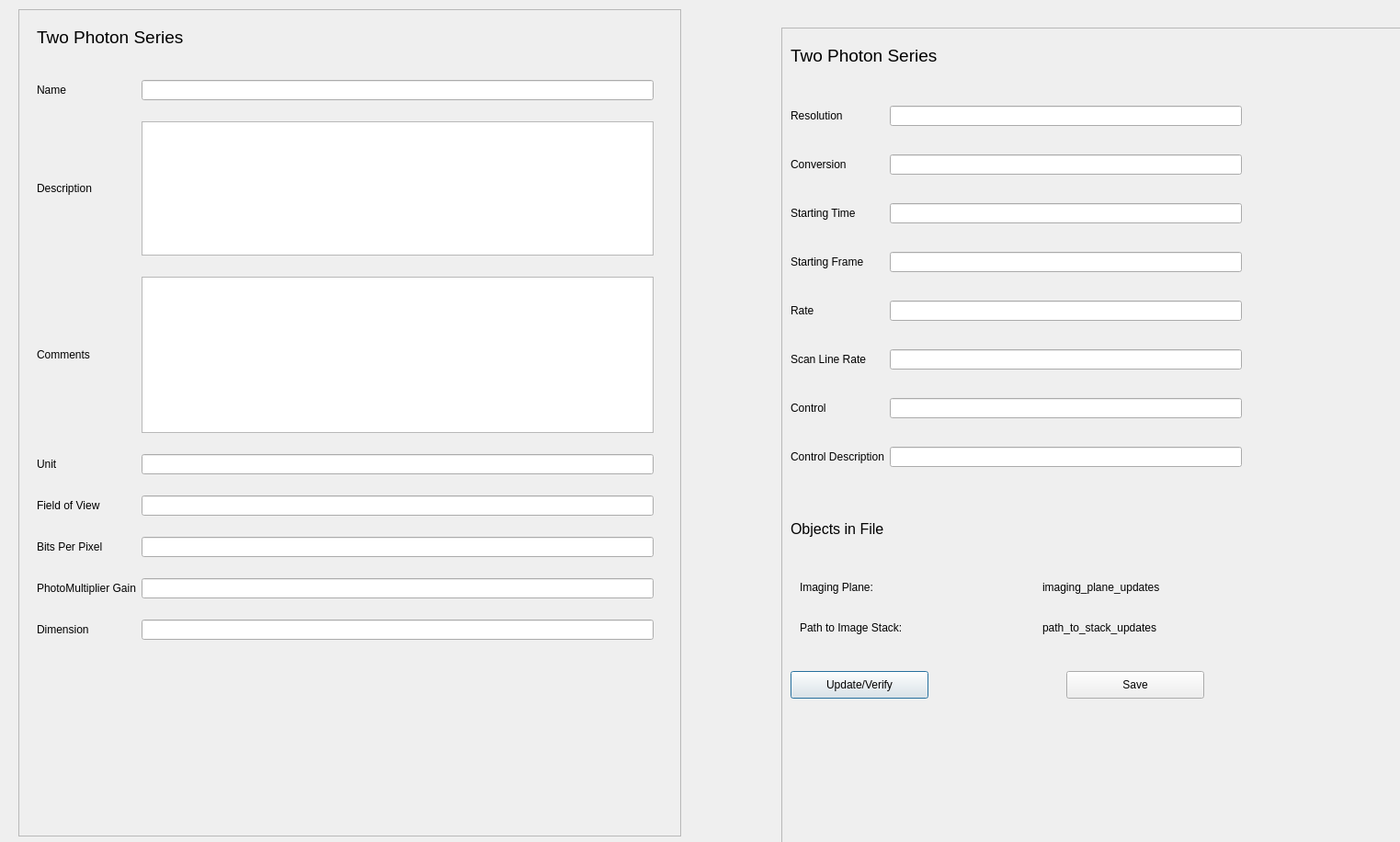
<?xml version="1.0" encoding="UTF-8"?>
<ui version="4.0">
 <class>Dialog</class>
 <widget class="QDialog" name="Dialog">
  <property name="geometry">
   <rect>
    <x>0</x>
    <y>0</y>
    <width>1523</width>
    <height>916</height>
   </rect>
  </property>
  <property name="windowTitle">
   <string>Dialog</string>
  </property>
  <widget class="QFrame" name="left_Frame">
   <property name="geometry">
    <rect>
     <x>20</x>
     <y>10</y>
     <width>721</width>
     <height>900</height>
    </rect>
   </property>
   <property name="minimumSize">
    <size>
     <width>0</width>
     <height>900</height>
    </size>
   </property>
   <property name="frameShape">
    <enum>QFrame::StyledPanel</enum>
   </property>
   <property name="frameShadow">
    <enum>QFrame::Raised</enum>
   </property>
   <widget class="QWidget" name="gridLayoutWidget">
    <property name="geometry">
     <rect>
      <x>20</x>
      <y>10</y>
      <width>341</width>
      <height>41</height>
     </rect>
    </property>
    <layout class="QGridLayout" name="two_photon_series_grid_1">
     <item row="1" column="0">
      <widget class="QLabel" name="two_photon_series_lbl">
       <property name="text">
        <string>&lt;html&gt;&lt;head/&gt;&lt;body&gt;&lt;p&gt;&lt;span style=&quot; font-size:14pt;&quot;&gt;Two Photon Series&lt;/span&gt;&lt;/p&gt;&lt;/body&gt;&lt;/html&gt;</string>
       </property>
      </widget>
     </item>
    </layout>
   </widget>
   <widget class="QWidget" name="gridLayoutWidget_2">
    <property name="geometry">
     <rect>
      <x>20</x>
      <y>60</y>
      <width>671</width>
      <height>651</height>
     </rect>
    </property>
    <layout class="QGridLayout" name="two_photon_series_part1_grid">
     <item row="5" column="1">
      <widget class="QLineEdit" name="bits_per_pixel_le"/>
     </item>
     <item row="3" column="0">
      <widget class="QLabel" name="unit_lbl">
       <property name="text">
        <string>Unit</string>
       </property>
      </widget>
     </item>
     <item row="5" column="0">
      <widget class="QLabel" name="bits_per_pixel_lbl">
       <property name="text">
        <string>Bits Per Pixel</string>
       </property>
      </widget>
     </item>
     <item row="4" column="0">
      <widget class="QLabel" name="field_of_view_lbl">
       <property name="text">
        <string>Field of View</string>
       </property>
      </widget>
     </item>
     <item row="7" column="0">
      <widget class="QLabel" name="dimension_lbl">
       <property name="text">
        <string>Dimension</string>
       </property>
      </widget>
     </item>
     <item row="6" column="0">
      <widget class="QLabel" name="pmt_gain_lbl">
       <property name="text">
        <string>PhotoMultiplier Gain</string>
       </property>
      </widget>
     </item>
     <item row="2" column="1">
      <widget class="QPlainTextEdit" name="comments_pte">
       <property name="maximumSize">
        <size>
         <width>16777215</width>
         <height>170</height>
        </size>
       </property>
      </widget>
     </item>
     <item row="2" column="0">
      <widget class="QLabel" name="comments_lbl">
       <property name="text">
        <string>Comments</string>
       </property>
      </widget>
     </item>
     <item row="0" column="0">
      <widget class="QLabel" name="name_lbl">
       <property name="text">
        <string>Name</string>
       </property>
      </widget>
     </item>
     <item row="0" column="1">
      <widget class="QLineEdit" name="name_le"/>
     </item>
     <item row="4" column="1">
      <widget class="QLineEdit" name="field_of_view_le"/>
     </item>
     <item row="1" column="1">
      <widget class="QPlainTextEdit" name="description_pte">
       <property name="maximumSize">
        <size>
         <width>16777215</width>
         <height>146</height>
        </size>
       </property>
      </widget>
     </item>
     <item row="3" column="1">
      <widget class="QLineEdit" name="unit_le"/>
     </item>
     <item row="1" column="0">
      <widget class="QLabel" name="description_le">
       <property name="text">
        <string>Description</string>
       </property>
      </widget>
     </item>
     <item row="6" column="1">
      <widget class="QLineEdit" name="pmt_gain_le"/>
     </item>
     <item row="7" column="1">
      <widget class="QLineEdit" name="dimension_le"/>
     </item>
    </layout>
   </widget>
  </widget>
  <widget class="QFrame" name="frame_2">
   <property name="geometry">
    <rect>
     <x>850</x>
     <y>30</y>
     <width>1200</width>
     <height>900</height>
    </rect>
   </property>
   <property name="minimumSize">
    <size>
     <width>1200</width>
     <height>900</height>
    </size>
   </property>
   <property name="frameShape">
    <enum>QFrame::StyledPanel</enum>
   </property>
   <property name="frameShadow">
    <enum>QFrame::Raised</enum>
   </property>
   <widget class="QWidget" name="gridLayoutWidget_4">
    <property name="geometry">
     <rect>
      <x>10</x>
      <y>60</y>
      <width>491</width>
      <height>451</height>
     </rect>
    </property>
    <layout class="QGridLayout" name="two_photon_part2_grid">
     <item row="3" column="1">
      <widget class="QLineEdit" name="starting_frame_le"/>
     </item>
     <item row="1" column="1">
      <widget class="QLineEdit" name="conversion_le"/>
     </item>
     <item row="2" column="1">
      <widget class="QLineEdit" name="starting_time_le"/>
     </item>
     <item row="4" column="1">
      <widget class="QLineEdit" name="rate_le"/>
     </item>
     <item row="1" column="0">
      <widget class="QLabel" name="conversion_lbl">
       <property name="text">
        <string>Conversion</string>
       </property>
      </widget>
     </item>
     <item row="7" column="1">
      <widget class="QLineEdit" name="control_description_le"/>
     </item>
     <item row="5" column="1">
      <widget class="QLineEdit" name="scan_line_rate_le"/>
     </item>
     <item row="6" column="1">
      <widget class="QLineEdit" name="control_le"/>
     </item>
     <item row="4" column="0">
      <widget class="QLabel" name="rate_lbl">
       <property name="text">
        <string>Rate</string>
       </property>
      </widget>
     </item>
     <item row="5" column="0">
      <widget class="QLabel" name="scan_line_rate">
       <property name="text">
        <string>Scan Line Rate</string>
       </property>
      </widget>
     </item>
     <item row="2" column="0">
      <widget class="QLabel" name="starting_time_lbl">
       <property name="text">
        <string>Starting Time</string>
       </property>
      </widget>
     </item>
     <item row="7" column="0">
      <widget class="QLabel" name="control_description_lbl">
       <property name="text">
        <string>Control Description</string>
       </property>
      </widget>
     </item>
     <item row="0" column="1">
      <widget class="QLineEdit" name="resolution_le"/>
     </item>
     <item row="0" column="0">
      <widget class="QLabel" name="resolution_lbl">
       <property name="text">
        <string>Resolution</string>
       </property>
      </widget>
     </item>
     <item row="6" column="0">
      <widget class="QLabel" name="control_lbl">
       <property name="text">
        <string>Control</string>
       </property>
      </widget>
     </item>
     <item row="3" column="0">
      <widget class="QLabel" name="starting_frame_lbl">
       <property name="text">
        <string>Starting Frame</string>
       </property>
      </widget>
     </item>
    </layout>
   </widget>
   <widget class="QWidget" name="gridLayoutWidget_5">
    <property name="geometry">
     <rect>
      <x>10</x>
      <y>520</y>
      <width>251</width>
      <height>51</height>
     </rect>
    </property>
    <layout class="QGridLayout" name="objects_in_file_grid_2">
     <item row="0" column="0">
      <widget class="QLabel" name="objects_in_file_lbl">
       <property name="text">
        <string>&lt;html&gt;&lt;head/&gt;&lt;body&gt;&lt;p&gt;&lt;span style=&quot; font-size:12pt;&quot;&gt;Objects in File&lt;/span&gt;&lt;/p&gt;&lt;/body&gt;&lt;/html&gt;</string>
       </property>
      </widget>
     </item>
    </layout>
   </widget>
   <widget class="QWidget" name="gridLayoutWidget_6">
    <property name="geometry">
     <rect>
      <x>10</x>
      <y>10</y>
      <width>441</width>
      <height>41</height>
     </rect>
    </property>
    <layout class="QGridLayout" name="two_photon_series_grid">
     <item row="0" column="0">
      <widget class="QLabel" name="two_photon_series2_grid">
       <property name="text">
        <string>&lt;html&gt;&lt;head/&gt;&lt;body&gt;&lt;p&gt;&lt;span style=&quot; font-size:14pt;&quot;&gt;Two Photon Series&lt;/span&gt;&lt;/p&gt;&lt;/body&gt;&lt;/html&gt;</string>
       </property>
      </widget>
     </item>
    </layout>
   </widget>
   <widget class="QPushButton" name="update_btn">
    <property name="geometry">
     <rect>
      <x>10</x>
      <y>700</y>
      <width>150</width>
      <height>30</height>
     </rect>
    </property>
    <property name="minimumSize">
     <size>
      <width>150</width>
      <height>30</height>
     </size>
    </property>
    <property name="text">
     <string>Update/Verify</string>
    </property>
   </widget>
   <widget class="QPushButton" name="save_btn">
    <property name="geometry">
     <rect>
      <x>310</x>
      <y>700</y>
      <width>150</width>
      <height>30</height>
     </rect>
    </property>
    <property name="minimumSize">
     <size>
      <width>150</width>
      <height>30</height>
     </size>
    </property>
    <property name="text">
     <string>Save</string>
    </property>
   </widget>
   <widget class="QWidget" name="gridLayoutWidget_3">
    <property name="geometry">
     <rect>
      <x>20</x>
      <y>590</y>
      <width>521</width>
      <height>81</height>
     </rect>
    </property>
    <layout class="QGridLayout" name="objects_in_file_grid">
     <item row="1" column="0">
      <widget class="QLabel" name="path_to_image_stack_lbl">
       <property name="text">
        <string>Path to Image Stack:</string>
       </property>
      </widget>
     </item>
     <item row="1" column="1">
      <widget class="QLabel" name="path_to_stack_updates_lbl">
       <property name="text">
        <string>path_to_stack_updates</string>
       </property>
      </widget>
     </item>
     <item row="0" column="1">
      <widget class="QLabel" name="imaging_plane_updates_lbl">
       <property name="text">
        <string>imaging_plane_updates</string>
       </property>
      </widget>
     </item>
     <item row="0" column="0">
      <widget class="QLabel" name="imaging_plane_lbl">
       <property name="text">
        <string>Imaging Plane:</string>
       </property>
      </widget>
     </item>
    </layout>
   </widget>
  </widget>
 </widget>
 <resources/>
 <connections/>
</ui>
